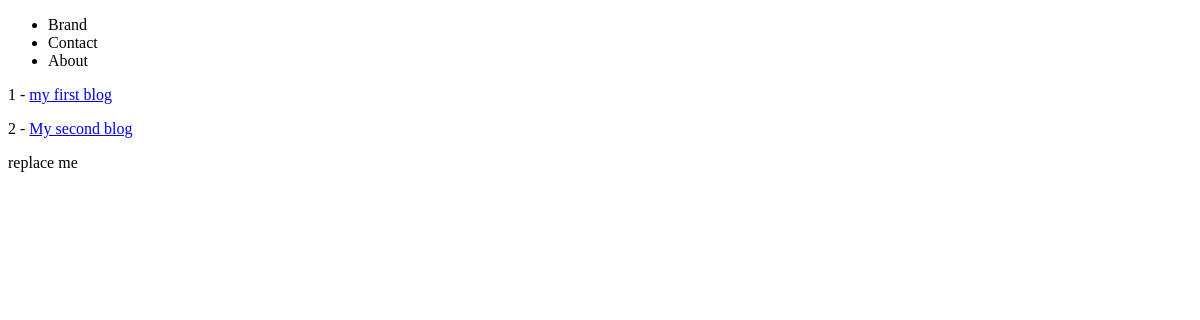
Page /blogs/ on the earlier database version.
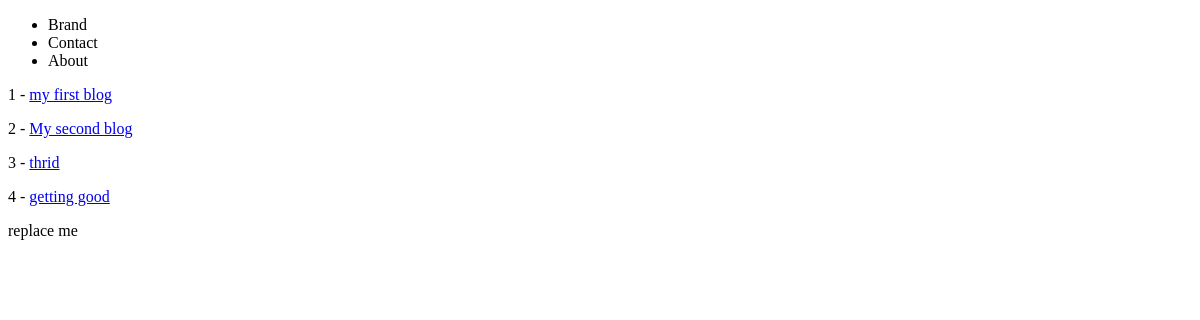
Same page on the later database version.
### blog/models.py (models this page shows)
class Article(models.Model):
    title = models.CharField(max_length=120) # max_length required
    tags = models.TextField(blank=True, null=True)
    summary = models.TextField(blank=True, null=False)
    def get_absolute_url(self):
        return reverse("blogs:article-detail", kwargs={'id': self.id})

### blog/views.py (the view)
# urls.py: path('', ArticleListView.as_view(), name='article-list'),
class ArticleListView(ListView):
    queryset = Article.objects.all()

### blog/templates/blog/article_list.html
{% extends 'base.html' %}
{% block content %}
{% for instance in object_list %}
	<p>{{ instance.id }} - <a href='{{ instance.get_absolute_url }}'>{{ instance.title }} </a></p>
{% endfor %}
{% endblock %}

### templates/base.html (shortened to what this page needs)
<!doctype html>
<html>
<head>
</head>
<body>
	{% include 'navbar.html' %}
	{% block content %}{% endblock %}
	{% block another_content_area %}
	replace me
	{% endblock %}
</body>
</html>

### templates/navbar.html
<nav>
	<ul>
		<li>Brand</li>
		<li>Contact</li>
		<li>About</li>
	</ul>
</nav>

Differences in the rows shown:
added Article: id "3", title "thrid"
added Article: id "4", title "getting good"
